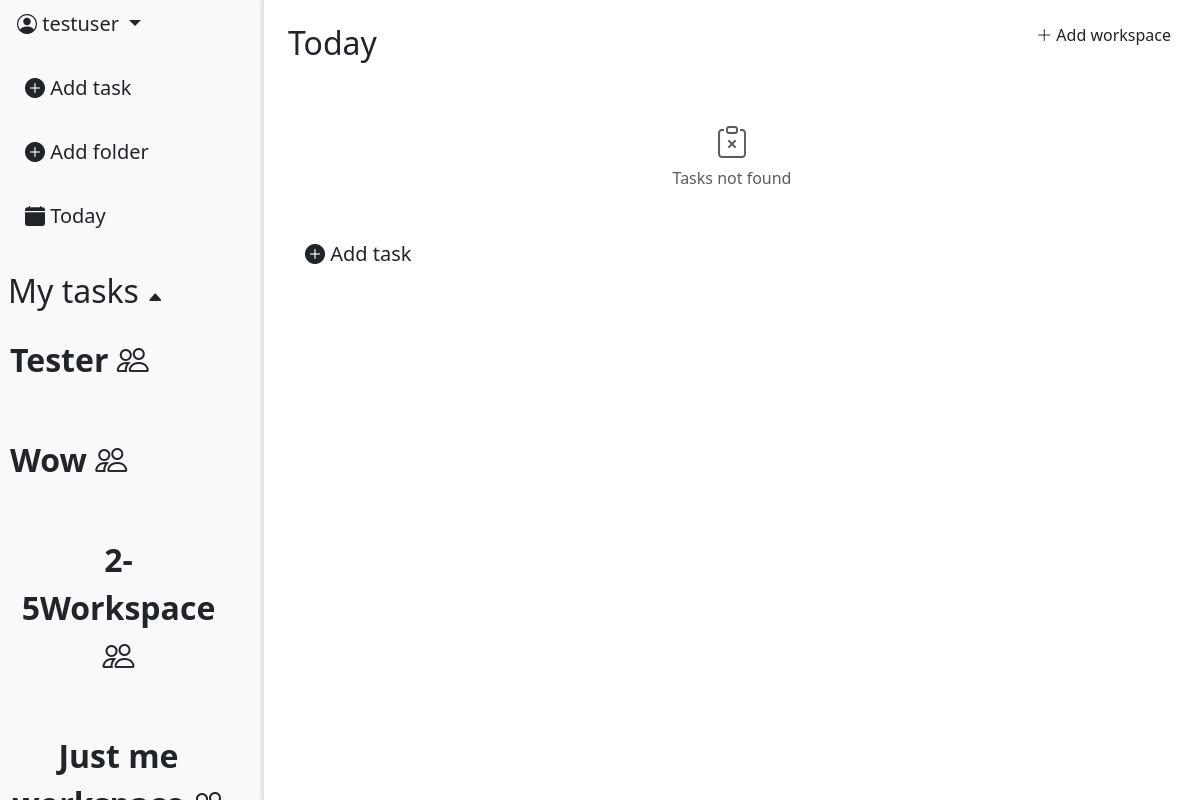
Screenshot of / (signed in) with the database file from the repository.
### task_app/models.py (models this page shows, shortened)
class Workspace(models.Model):
    INVITE_PERMISSION = [
        ("owner_only", "Only owner"),
        ("owner_admin", "Owner & Admin"),
                ]
    WORKSPACE_SPACE = [
        ("one", "Just me"),
        ("two_five", "Group (2-5)"),
        ("six_fifteen", "Team (6-15)"),
    ]
    SPACE_LIMITS = {
        "one": 1,
        "two_five": 5,
        "six_fifteen": 15,
    }
    name = models.CharField(max_length=64)
    invite_role = models.CharField(max_length=16,
                                choices=INVITE_PERMISSION,
                                default='owner_admin')
    workspace_space = models.CharField(max_length=16, choices=WORKSPACE_SPACE, default='one')
    icon = models.ImageField(null=True, blank=True)
    created_at = models.DateTimeField(auto_now_add=True)
    owner = models.ForeignKey(User,
                            on_delete=models.CASCADE,
                            related_name='workspace_creator')

### task_app/views.py (the view)
# urls.py: path('', views.TaskListView.as_view(), name="task_list"),
class TaskListView(LoginRequiredMixin, ListView):
    model = models.Task
    context_object_name = "tasks"
    template_name = "tasks/task_list.html"
    def get_queryset(self):
        queryset = models.Task.objects.filter(creator=self.request.user).prefetch_related('comments')
        folder_id = self.kwargs.get('folder_id')
        if folder_id:
            queryset = queryset.filter(folder_id=folder_id)
        else:
            queryset = queryset.filter(folder__isnull=True)
        status = self.request.GET.get('status')
        if status:
            queryset = queryset.filter(status__iexact=status)
        else:
           queryset = queryset.exclude(status__iexact="done")
        return queryset.order_by("due_date")
    def get_context_data(self, **kwargs):
        context = super().get_context_data(**kwargs)
        context["folders"] = Folder.objects.filter(creator=self.request.user, box__isnull = True)
        folder_id = self.kwargs.get('folder_id')
        if folder_id:
            context['current_folder'] = get_object_or_404(Folder, id=folder_id, creator=self.request.user)
        else:
            context['current_folder'] = None
        context["form"] = TaskFilterForm(self.request.GET)
        context["task_form"] = TaskForm()
        context["folder_form"] = FolderForm()
        context["comment_form"] = CommentForm()
        context["comments"] = models.Comment.objects.filter(
            task__creator=self.request.user).select_related('creator', 'task')
        context['workspaces'] = models.Workspace.objects.filter(
            members__member=self.request.user,
            members__is_active=True
        )
        context['workspace_form'] = WorkspaceForm()
        return context

### templates/tasks/task_list.html (shortened to what this page needs)
{% extends 'base.html' %}
{% load static %}
{% load custom_tags %}
{% block content %}
<div class="d-flex">
    {% include 'includes/leftbar.html' %}
    <div class="p-4" style="flex: 1 1 0; min-width: 0; position: relative;">
        <div style="position: absolute; top: 16px; right: 16px;">
            <a class="btn" data-bs-toggle="modal" data-bs-target="#WorkspaceModal">
                <i class="bi bi-plus-lg"></i> Add workspace
            </a>
        </div>
        {% if current_folder %}
            <h2>/{{ current_folder.name }}</h2>
        {% else %}
            <h2>Today</h2>
        {% endif %}
        <br>
        <ul class="list-group list-group-flush" data-simplebar style="max-height: 700px; overflow-x: hidden;">
            {% for task in tasks %}
                {% include 'includes/rightbar_task_scroll.html' with task=task %}
            {% empty %}
                <li class="list-group-item text-center py-4 text-muted">
                    <i class="bi bi-clipboard-x" style="font-size: 2rem;"></i>
                    <p class="mb-0">Tasks not found</p>
                </li>
            {% endfor %}
        </ul>
        <div class="list-group-item border-0 pt-3">
            <a class="btn btn-lg" data-bs-toggle="modal" data-bs-target="#TaskModal">
                <i class="bi bi-plus-circle-fill"></i> Add task
            </a>
        </div>
    </div>
</div>
{% endblock %}

### templates/includes/leftbar.html (shortened to what this page needs)
<div id="leftbar" class="bg-light border-end d-flex flex-column" style="width: 22%; height: 100vh; position: relative; overflow: hidden;">
    <div class="flex-shrink-0">
        <div class="dropdown-center mb-3">
            <button class="btn btn-lg dropdown-toggle" type="button" data-bs-toggle="dropdown" aria-expanded="false">
                <i class="bi bi-person-circle"></i>  {{ user.username }}
            </button>
        </div>
        <div class="d-flex flex-column align-items-start gap-3 ps-2">
            <a class="btn btn-lg"
                data-bs-toggle="modal"
                data-bs-target="#TaskModal"
                data-workspace-id="{{ workspace.pk }}">
                <i class="bi bi-plus-circle-fill"></i> Add task
            </a>
            <a class="btn btn-lg"
                data-bs-toggle="modal"
                data-bs-target="#FolderModal"
                data-workspace-id="{{ workspace.pk }}">
                <i class="bi bi-plus-circle-fill"></i> Add folder
            </a>
            <a class="btn btn-lg" href="{% url 'tasks:task_list' %}">
                <i class="bi bi-calendar-fill"></i> Today
            </a>
        </div>
    </div>
    <br>
    <div class="ps-2 mt-2">
        <h2 id="folders-toggle" style="cursor: pointer; user-select: none;">
            My tasks <span id="folders-arrow" class="bi bi-caret-up-fill" style="font-size: 16px;"></span>
        </h2>
    </div>
    <div id="workspace_list" style="flex: 1 1 0; min-height: 0; overflow-y: auto; overflow-x: hidden; margin-right: 10px;">
        <div class="d-flex flex-column align-items-start gap-3 ps-0">
            {% for workspace in workspaces %}
                <div class="folder-row d-flex align-items-center justify-content-between p-2 rounded">
                    <a
                    href="{% url 'workspace:workspace_detail' workspace.pk %}"
                    class="btn btn-lg ps-0"
                    style="font-size: 32px; font-weight: 600;"
                    >
                    {{ workspace.name }}  <i class="bi bi-people"></i>
                    </a>
                </div>
            {% endfor %}
        </div>
    </div>
    <div id="leftbar-resizer"
        style="position: absolute;
            top: 0;right: 0; width: 3.5px; height: 100%;cursor: col-resize;
            z-index: 100;">
    </div>
</div>

### static/css/modal_style.css (style rules this page uses)
html, body { height: 100%; overflow: hidden; }
.folder-row { background-color: transparent; border-radius: 10px !important; border: 1px solid transparent; transition: all 0.2s ease-in-out; }
#leftbar-resizer { opacity: 0; transition: opacity 0.2s; background: #e6eaef; border-radius: 4px; }

### rows the page displays
Workspace: name "Tester"
Workspace: name "Wow"
Workspace: name "2-5Workspace"
Workspace: name "Just me…"

### other values shown
{{ user.username }} "testuser"
